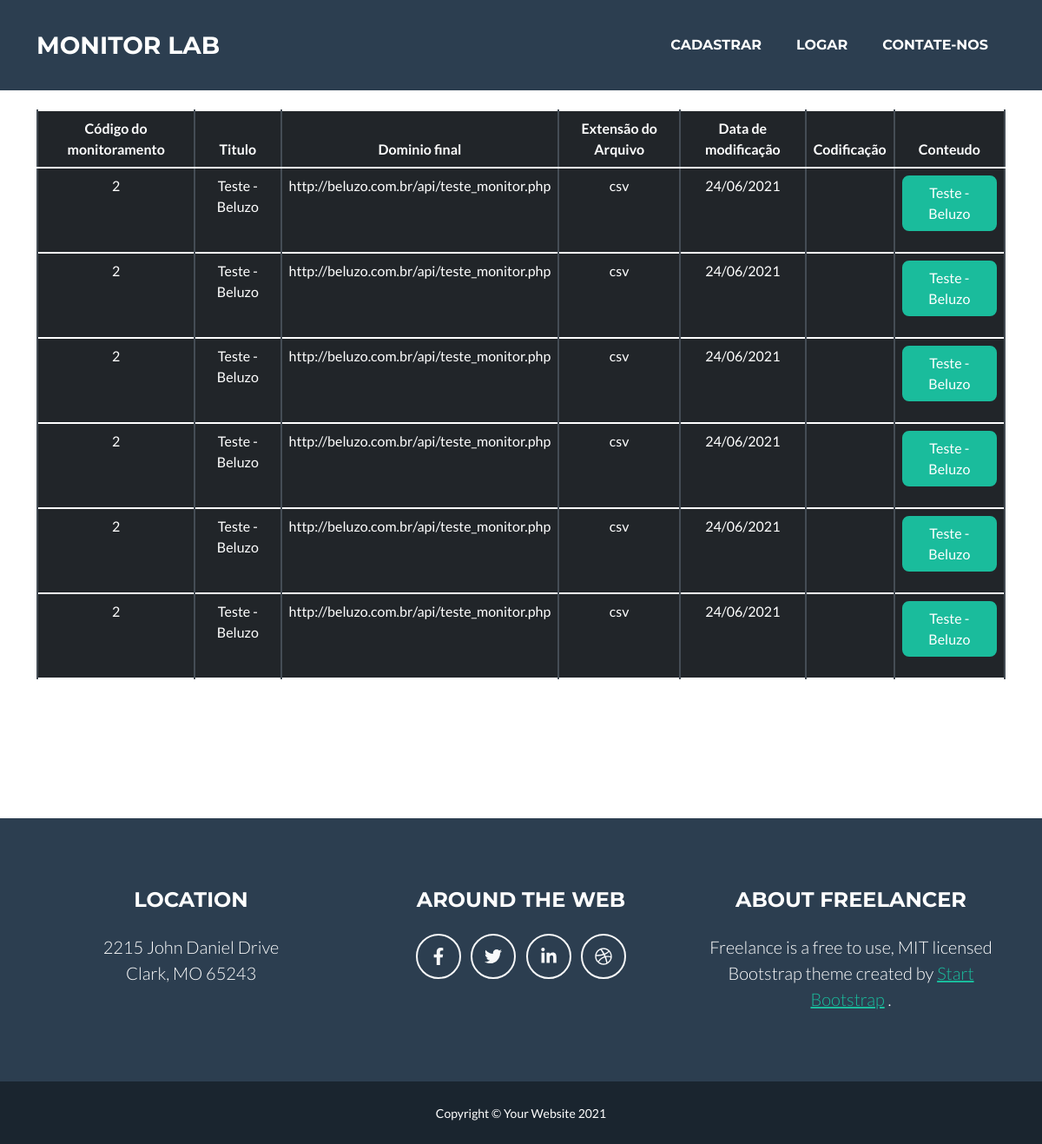
Screenshot of /versoes.php?id=2 with the database file from the repository.
### tables this page shows
CREATE TABLE IF NOT EXISTS `versoes` (
  `id_versoes` int(11) NOT NULL AUTO_INCREMENT,
  `cod_monitoramento` int(11) NOT NULL,
  `titulo` varchar(300) NOT NULL,
  `dominio_final` varchar(300) NOT NULL,
  `extensao_arquivo` varchar(300) NOT NULL,
  `data` varchar(300) NOT NULL,
  `conteudo` longtext NOT NULL,
  `codificacao` varchar(300) NOT NULL,
  PRIMARY KEY (`id_versoes`),
  KEY `cod_monitoramento` (`cod_monitoramento`)
);

### versoes.php (the view, shortened to what this page needs)
<?php
	include "cabecalho.php";
	$id=$_GET["id"];
?>
	<div class="masthead container">
	<table class="text-center table table-dark table-bordered table-responsive-lg">
		<thead>
			<tr>
			  <th scope="col">Código do monitoramento</th>
			  <th scope="col">Titulo</th>
			  <th scope="col">Dominio final</th>
			  <th scope="col">Extensão do Arquivo</th>
			  <th scope="col">Data de modificação</th>
			  <th scope="col">Codificação</th>
			  <th scope="col">Conteudo</th>
			</tr>
		</thead>
		<tbody id="tabela_versoes">
			<?php
		include "conexao.php";
		$select="SELECT cod_monitoramento, titulo, dominio_final, extensao_arquivo, data, conteudo, codificacao FROM versoes WHERE cod_monitoramento='$id'";
		$res = mysqli_query($con, $select) or die(mysqli_error($con));
		$cont=0;
		while($linha=mysqli_fetch_assoc($res)){
			$mais='<div class="text-dark">
				<a class="btn btn-primary" data-toggle="collapse" href="#collapseExample'.$cont.'" role="button" aria-expanded="false" aria-controls="collapseExample'.$cont.'">
					'.$linha["titulo"].'
				</a>
				</p>
				<div class="collapse" id="collapseExample'.$cont.'">
					<div class="card card-body">
						'.$linha["conteudo"].'
					</div>
				</div>
			</div>';
		echo "<tr>
				<td>".$linha["cod_monitoramento"]."</td>
				<td>".$linha["titulo"]."</td>
				<td>".$linha["dominio_final"]."</td>
				<td>".$linha["extensao_arquivo"]."</td>
				<td>".$linha["data"]."</td>
				<td>".$linha["codificacao"]."</td>
				<td>$mais</td>
			</tr>";
			$cont++;
		}
	?>
		</tbody>
	</table>
	<br />
	</div>
	<br />
<?php
	include "rodape.php";
?>

### css/monitor_lab.css (style rules this page uses)
.masthead { padding-top: calc(6rem + 30px); }

### rows the page displays
versoes: cod_monitoramento "2", titulo "Teste - Beluzo", dominio_final "http://beluzo.com.br/api/teste_monitor.php", extensao_arquivo "csv", data "24/06/2021"
versoes: cod_monitoramento "2", titulo "Teste - Beluzo", dominio_final "http://beluzo.com.br/api/teste_monitor.php", extensao_arquivo "csv", data "24/06/2021"
versoes: cod_monitoramento "2", titulo "Teste - Beluzo", dominio_final "http://beluzo.com.br/api/teste_monitor.php", extensao_arquivo "csv", data "24/06/2021"
versoes: cod_monitoramento "2", titulo "Teste - Beluzo", dominio_final "http://beluzo.com.br/api/teste_monitor.php", extensao_arquivo "csv", data "24/06/2021"
versoes: cod_monitoramento "2", titulo "Teste - Beluzo", dominio_final "http://beluzo.com.br/api/teste_monitor.php", extensao_arquivo "csv", data "24/06/2021"
versoes: cod_monitoramento "2", titulo "Teste - Beluzo", dominio_final "http://beluzo.com.br/api/teste_monitor.php", extensao_arquivo "csv", data "24/06/2021"
